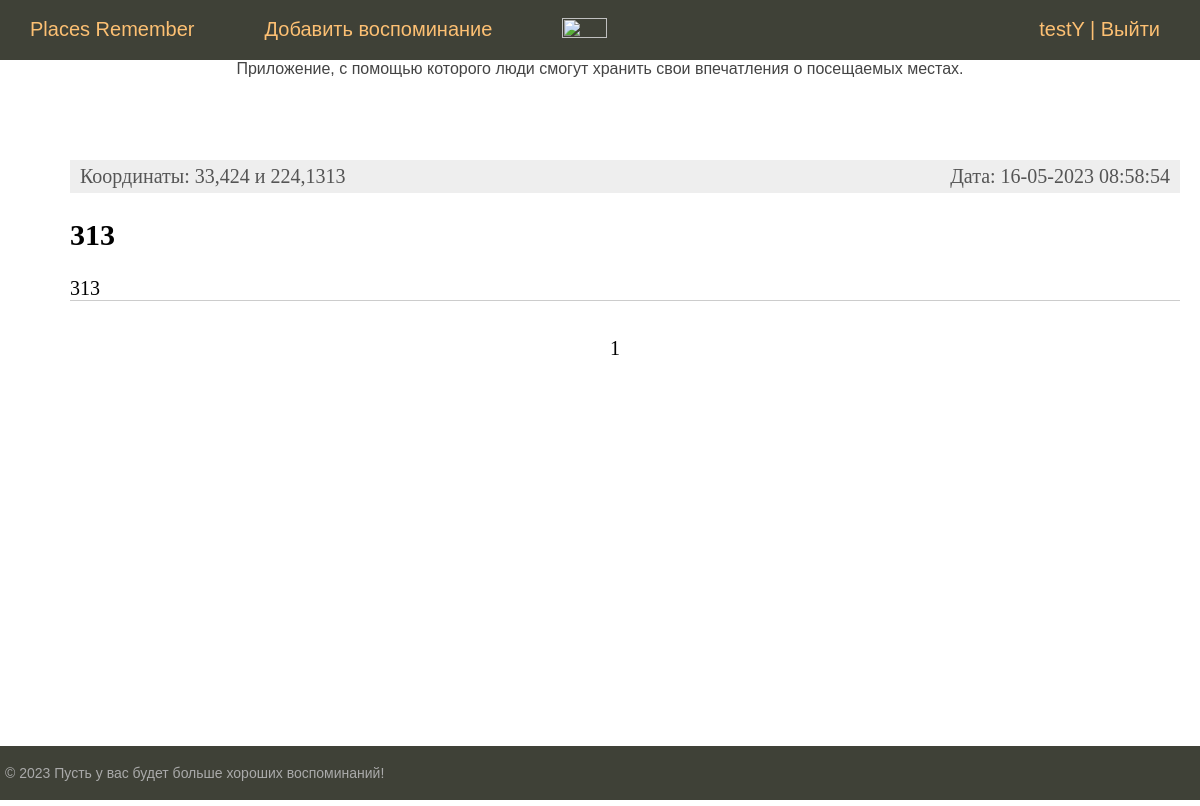
Page / (signed in) on the earlier database version.
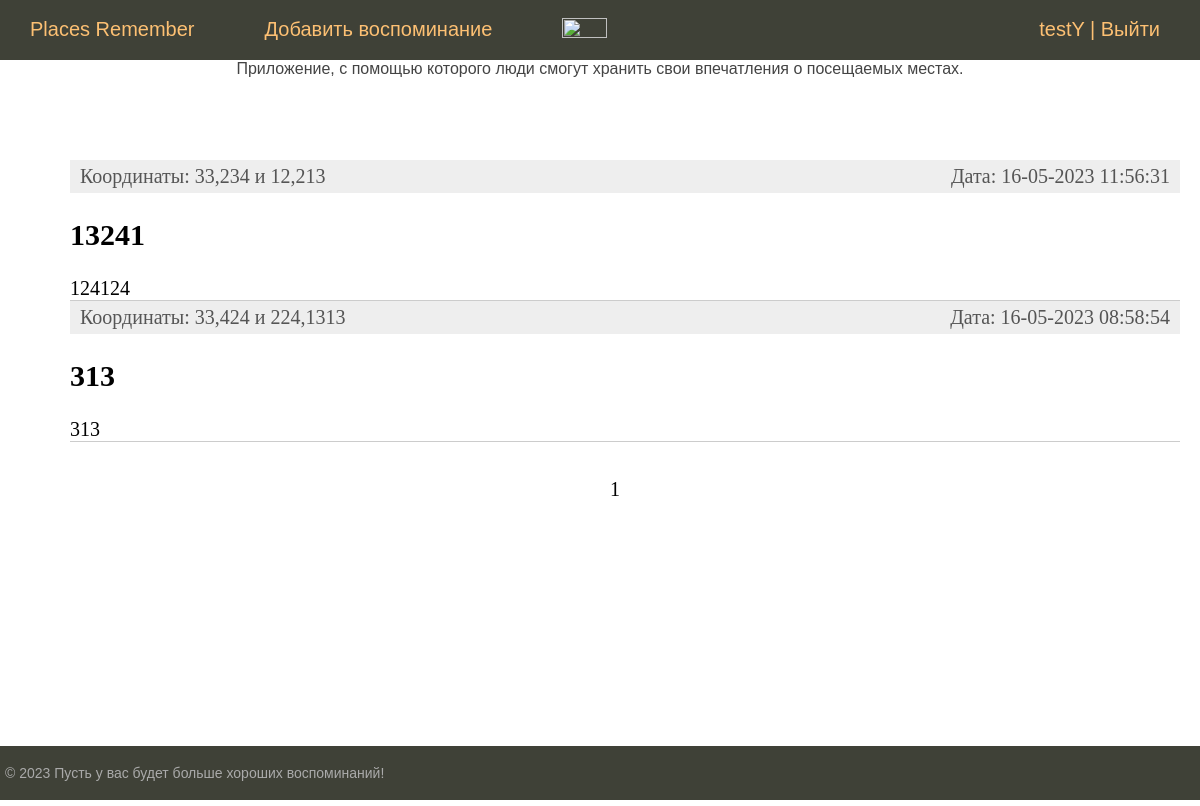
Same page on the later database version.
### visited/models.py (models this page shows)
class Places(models.Model):
    user = models.ForeignKey(User, on_delete=models.CASCADE)
    latitude = models.FloatField(null=True)
    longitude = models.FloatField(null=True)
    name = models.CharField(max_length=255)
    comment = models.TextField(blank=True)
    time_create = models.DateTimeField(auto_now_add=True)
    class Meta:
        verbose_name = "Посещенные места"
        verbose_name_plural = "Посещенные места"
        ordering = ['-time_create']

### visited/views.py (the view)
# urls.py: path('', VisitedHome.as_view(), name='home'),  #http://127.0.0.1:8000/
class VisitedHome(DataMixin, ListView):
    paginate_by = 3
    model = Places
    template_name = 'visited/index.html'
    context_object_name = 'posts'
    def get_context_data(self, *, object_list=None, **kwargs):
        context = super().get_context_data(**kwargs)
        c_def = self.get_user_context(title='Главная страница')
        return dict(list(context.items()) + list(c_def.items()))
    def get_queryset(self):
        user_id = self.request.user.id
        return Places.objects.filter(user=user_id)  # нужно чтобы фильтровало только id авторизованного

### visited/utils.py (called while the page is built)
    def get_user_context(self, **kwargs):
        context = kwargs
        user_menu = menu.copy()
        if not self.request.user.is_authenticated:
                user_menu.pop(1)
        context['menu'] = user_menu
        return context

### visited/templates/visited/index.html (shortened to what this page needs)
{% extends 'visited/base.html' %}
{% block content %}
<ul class="list-articles">
	{% for p in posts %}
			<li>
				<div class="article-panel">
					<p class="first">Координаты: {{p.latitude}} и {{p.longitude}}</p>
					<p class="last">Дата: {{p.time_create|date:"d-m-Y H:i:s"}}</p>
				</div>
				<h2>{{p.name}}</h2>
	{% autoescape on %}
	{{p.comment}}
	{% endautoescape %}
			</li>
	{% endfor %}
</ul>
		{% if page_obj %}
		<nav class="list-pages">
			<ul>
				{% for p in paginator.page_range %}
				{% if page_obj.number == p %}
				<li class="page-num page-num-selected">{{ p }}</li>
				{% elif p >= page_obj.number|add:-2 and p <= page_obj.number|add:2 %}
				<li class="page-num">
					<a href="?page={{ p }}">{{ p }}</a>
				</li>
				{% endif %}
				{% endfor %}
			</ul>
		</nav>
		{% endif %}
	</div>
{% endblock %}

### visited/templates/visited/base.html (shortened to what this page needs)
{% load static account socialaccount %}
<!DOCTYPE html>
<html>
<head>
	<link type="text/css" href="{% static 'visited/css/styles.css' %}" rel="stylesheet" />
</head>
<body>
<table class="table-page" border=0 cellpadding="0" cellspacing="0">
<tr><td valign=top>
{% block mainmenu %}
		<div class="header">
			<ul id="mainmenu" class="mainmenu">
{% for m in menu %}
			<li><a href="{% url m.url_name %}">{{m.title}}</a></li>
{% endfor %}
			{% if request.user.is_authenticated %}
<li><img src="{{ user.profile.avatar.url }}" height=45 width=45"></li>
			<li class="last"> {{user.username}} | <a href="{% url 'logout' %}">Выйти</a></li>
			{% else %}
			<li class="last"><a href="{% provider_login_url "google" %}">Войти с помощью Google</a></li>
			{% endif %}
			</ul>
<div class="description-site" style="text-align: center">Приложение, с помощью которого люди смогут хранить свои впечатления о посещаемых местах.
</div>
		</div>
{% endblock mainmenu %}
<table class="table-content" border=0 cellpadding="0" cellspacing="0">
<tr>
<td valign="top" class="content">
	<div class="content-text">
{% block content %}
{% endblock %}
</td></tr></table>
</td></tr>
<tr><td valign=top>
	<div id="footer">
		<p>&copy; 2023 Пусть у вас будет больше хороших воспоминаний!</p>
	</div>
</td></tr></table>
</body>
</html>

### visited/static/visited/css/styles.css (style rules this page uses)
html, body { font-family: 'Arial'; margin: 0; padding: 0; height: 100%; width: 100%; color: #444; }
a { color: #0059b2; text-decoration: none; }
img { max-width: 600px; height: auto; }
div.article-panel { background: #eee; padding: 5px 10px 5px 10px; box-sizing: border-box; overflow: hidden; color: #555; }
div.article-panel p.first { margin: 0; float: left; }
div.article-panel p.last { margin: 0; float: right; }
ul.list-articles { list-style: none; margin: 0; padding: 0; }
ul.list-articles li { border-bottom: 1px solid #ccc; }
.table-page { width: 100%; height: 100%; vertical-align: top; }
.table-page tr { height: 100%; }
.header { background: #3F4137; height: 60px; }
ul.mainmenu { list-style: none; margin: 0; padding: 0; height: 60px; color: #fdc073; font-size: 20px; overflow: hidden; }
ul.mainmenu li { float: left; margin: 18px 40px 0 30px; }
ul.mainmenu li.last { float: right; }
ul.mainmenu li a { color: #fdc073; text-decoration: none; }
.table-content { width: 100%; min-height: 100%; height: 100%; }
.content { padding: 40px 20px 20px 40px; width: 100%; box-sizing: border-box; }
.content-text { margin: 60px 0 0 30px; color: #000; font-size: 20px; font-family: Yandex Sans Display Light; }
#footer { box-sizing: border-box; background: #3F4137; padding: 5px; color: #aaa; font-size: 14px; font-family: Verdana, Geneva, Arial, Helvetica; text-align: left; overflow: hidden; }
.list-pages { text-align: center; margin: 0 0 20px 0; }
.list-pages ul { margin: 20px 0 0 0; padding: 0; list-style: none; }
.list-pages ul li { display: inline-block; margin: 0 20px 0 0; }
.list-pages .page-num, .page-num-selected { display: inline-block; width: 60px; height: 44px; padding: 16px 0 0 0; border: 1px solid #d0d0d0; border-radius: 30px; }
.list-pages .page-num-selected { border: none; color: #000; font-size: 20px; }

Differences in the rows shown:
added Places: latitude "33,234", longitude "12,213", time_create "16-05-2023 11:56:31", name "13241", comment "124124"
